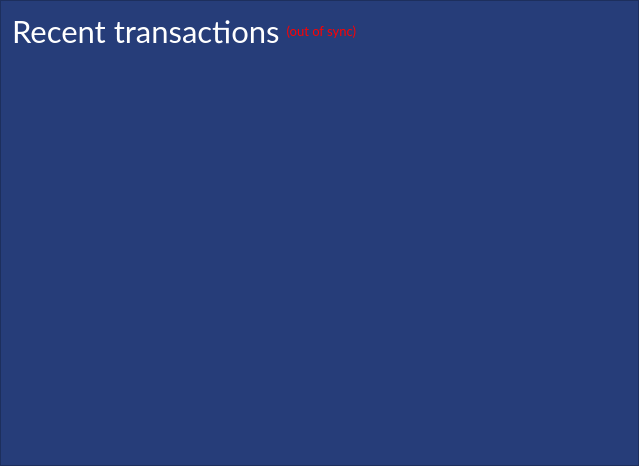
        <widget class="QFrame" name="toprightframe">
         <property name="minimumSize">
          <size>
           <width>639</width>
           <height>466</height>
          </size>
         </property>
         <property name="styleSheet">
          <string notr="true">QFrame {color: rgb(255, 255, 255);
background-color: rgb(38, 61, 121);
alternate-background-color: rgb(30, 51, 105);}
QToolTip {
     color: white;
     font-size:9pt;font-family:'Lato';
     border: 4px solid ;
     border-radius: 13px;
     opacity: 700;
     border-color: rgb(30, 51, 105);
     background-color: rgb(23, 39, 79);
 }</string>
         </property>
         <property name="frameShape">
          <enum>QFrame::StyledPanel</enum>
         </property>
         <property name="frameShadow">
          <enum>QFrame::Raised</enum>
         </property>
         <layout class="QVBoxLayout" name="verticalLayout">
          <item>
           <layout class="QHBoxLayout" name="horizontalLayout_2">
            <property name="bottomMargin">
             <number>9</number>
            </property>
            <item>
             <widget class="QLabel" name="label_4">
              <property name="font">
               <font>
                <family>Lato</family>
                <pointsize>23</pointsize>
                <weight>50</weight>
                <italic>false</italic>
                <bold>false</bold>
               </font>
              </property>
              <property name="styleSheet">
               <string notr="true">color: rgb(255, 255, 255);
background-color: transparent;
font: 23pt &quot;Lato&quot;;</string>
              </property>
              <property name="frameShadow">
               <enum>QFrame::Sunken</enum>
              </property>
              <property name="lineWidth">
               <number>0</number>
              </property>
              <property name="text">
               <string>Recent transactions</string>
              </property>
             </widget>
            </item>
            <item>
             <widget class="QLabel" name="labelTransactionsStatus">
              <property name="font">
               <font>
                <family>Lato</family>
                <pointsize>10</pointsize>
               </font>
              </property>
              <property name="toolTip">
               <string>The displayed information may be out of date. Your wallet automatically synchronizes with the Talkcoin network after a connection is established, but this process has not completed yet.</string>
              </property>
              <property name="styleSheet">
               <string notr="true">QLabel { color: red; background-color: transparent }</string>
              </property>
              <property name="text">
               <string notr="true">(out of sync)</string>
              </property>
              <property name="alignment">
               <set>Qt::AlignRight|Qt::AlignTrailing|Qt::AlignVCenter</set>
              </property>
             </widget>
            </item>
            <item>
             <spacer name="horizontalSpacer">
              <property name="orientation">
               <enum>Qt::Horizontal</enum>
              </property>
              <property name="sizeHint" stdset="0">
               <size>
                <width>40</width>
                <height>20</height>
               </size>
              </property>
             </spacer>
            </item>
           </layout>
          </item>
          <item>
           <widget class="QFrame" name="frame_3">
            <property name="styleSheet">
             <string notr="true">background-color: transparent;</string>
            </property>
            <property name="frameShape">
             <enum>QFrame::StyledPanel</enum>
            </property>
            <property name="frameShadow">
             <enum>QFrame::Raised</enum>
            </property>
           </widget>
          </item>
          <item>
           <widget class="QListView" name="listTransactions">
            <property name="sizePolicy">
             <sizepolicy hsizetype="Expanding" vsizetype="Expanding">
              <horstretch>0</horstretch>
              <verstretch>0</verstretch>
             </sizepolicy>
            </property>
            <property name="minimumSize">
             <size>
              <width>0</width>
              <height>0</height>
             </size>
            </property>
            <property name="font">
             <font>
              <family>Lato</family>
              <pointsize>11</pointsize>
              <weight>50</weight>
              <italic>false</italic>
              <bold>false</bold>
             </font>
            </property>
            <property name="autoFillBackground">
             <bool>false</bool>
            </property>
            <property name="styleSheet">
             <string notr="true">QListView {font: 11pt &quot;Lato&quot;;
 background: rgb(38, 61, 121);
alternate-background-color: rgb(30, 51, 105); }
QToolTip {
     color: white;
     font-size:9pt;font-family:'Lato';
     border: 4px solid ;
     border-radius: 13px;
     opacity: 700;
     border-color: rgb(30, 51, 105);
     background-color: rgb(23, 39, 79);
 }</string>
            </property>
            <property name="frameShape">
             <enum>QFrame::NoFrame</enum>
            </property>
            <property name="verticalScrollBarPolicy">
             <enum>Qt::ScrollBarAlwaysOff</enum>
            </property>
            <property name="horizontalScrollBarPolicy">
             <enum>Qt::ScrollBarAlwaysOff</enum>
            </property>
            <property name="selectionMode">
             <enum>QAbstractItemView::NoSelection</enum>
            </property>
            <property name="resizeMode">
             <enum>QListView::Adjust</enum>
            </property>
           </widget>
          </item>
         </layout>
        </widget>
